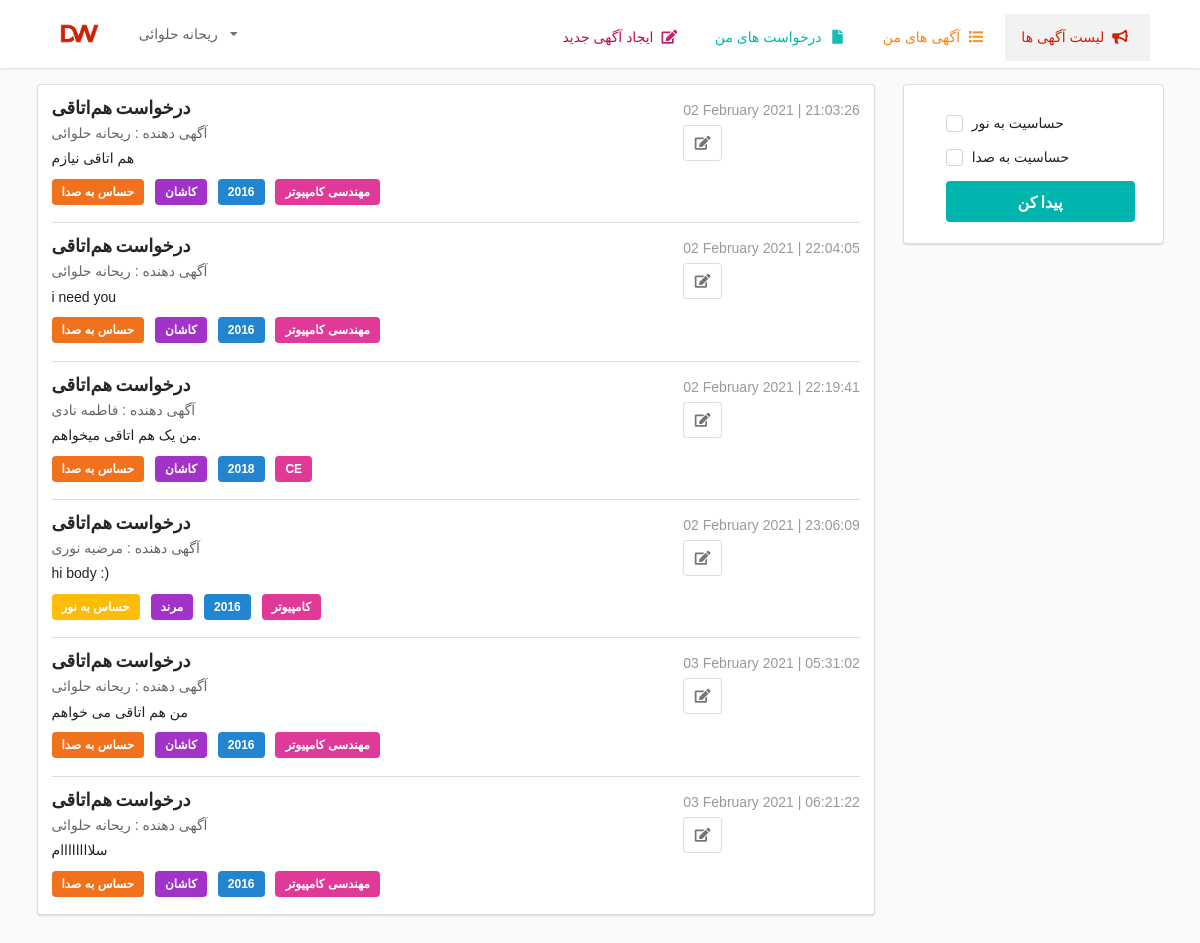
Screenshot of /home (signed in) with the database file from the repository.
### dormwith/models.py (models this page shows, shortened)
class Student(db.Model, UserMixin):
    id          =   db.Column(db.Integer    , primary_key = True)
    username    =   db.Column(db.String(10) , unique = True     , nullable = False)
    password    =   db.Column(db.String(25) , nullable = False)
    firstname   =   db.Column(db.String(25) , nullable = False)
    lastname    =   db.Column(db.String(25) , nullable = False)
    birthdate   =   db.Column(db.Date       , nullable = False)
    city        =   db.Column(db.String(20) , nullable = False)
    edu_field   =   db.Column(db.String(20) , nullable = False)
    ent_year    =   db.Column(db.Date       , nullable = False)
    sen_sound   =   db.Column(db.Boolean    , nullable = False  , default = 0)
    sen_light   =   db.Column(db.Boolean    , nullable = False  , default = 0)
    advs        =   db.relationship('Adv' ,backref = 'advertiser' , lazy = True )
    reqs        =   db.relationship('Req' ,backref = 'requester' , lazy = True )

class Adv(db.Model):
    id          =   db.Column(db.Integer    , primary_key = True)
    message     =   db.Column(db.Text   )
    date_adv    =   db.Column(db.DateTime , nullable = False , default =  datetime.utcnow)
    std_id      =   db.Column(db.Integer , db.ForeignKey('student.id') , nullable = False)
    reqs        =   db.relationship('Req' ,backref = 'related_advertisement' , lazy = True )

### dormwith/routes.py (the view)
@app.route("/")
@app.route("/home")
@login_required
def home():
    advs = Adv.query.all()
    return render_template('adslist.html' , page='home' , advs = advs,current_user=current_user )

### dormwith/models.py (called while the page is built)
@login_manager.user_loader
def user_loader(student_id):
    return Student.query.get(student_id)

### dormwith/templates/adslist.html (shortened to what this page needs)
{% extends "base.html" %}
{% block content %}
<div class="twelve wide computer five wide tablet column">
    <div class="ui segment">
      <div class="ui divided items">
        {% for adv in advs %}
        <div class="item ">
          <div class="content dw-font">
            <a class="header">درخواست هم‌اتاقی</a>
              <div class="ui right floated hide-in-mobile" style="text-align: left;">
                  <div class="ui horizontal link list">
                      <div class="item">{{adv.date_adv.strftime('%d %B %Y | %H:%M:%S')}}</div>
                  </div>
                  <div>
                      <a class="ui basic icon button jobs-share-button" href="{{ url_for('new_req', adv_id=adv.id) }}">
                          <i class="edit alternate icon"></i>
                      </a>
                  </div>
                </div>
                <div class="meta">
                  <span>آگهی دهنده : {{adv.advertiser.firstname}} {{adv.advertiser.lastname}} </span>
                </div>
                <div class="description">
                  <p>{{adv.message}}</p>
                </div>
            <div class="extra">
              {% if adv.advertiser.sen_sound   %}
                <div class="ui orange label">حساس به صدا</div>
              {% endif %}
              {% if adv.advertiser.sen_light   %}
              <div class="ui yellow label">حساس به نور</div>
            {% endif %}
            <div class="ui purple label">{{adv.advertiser.city}}</div>
            <div class="ui blue label">{{adv.advertiser.ent_year.strftime('%Y')}}</div>
            <div class="ui pink label">{{adv.advertiser.edu_field}}</div>
            </div>
              </div>
          </div>
          {% endfor %}
      </div>
    </div>
</div>
<div class="four wide computer five wide tablet column">
    <div class="ui segment">
      <form class="ui form dw-font">
        <div class="field">
          <div class="ui checkbox">
            <label>حساسیت به نور</label>
          </div>
        </div>
        <div class="field">
          <div class="ui checkbox">
            <label>حساسیت به صدا</label>
          </div>
        </div>
        <button class="ui fluid large teal submit button" type="submit">پیدا کن</button>
        </form>
    </div>
</div>
{% endblock content %}

### dormwith/templates/base.html (shortened to what this page needs)
<!DOCTYPE html>
<html lang="en" dir="ltr">
  <head>
    <link
      rel="stylesheet"
      href="https://cdnjs.cloudflare.com/ajax/libs/semantic-ui/2.4.1/semantic.min.css"
      type="text/css"
    />
    <link
      rel="stylesheet"
      type="text/css"
      href="{{ url_for('static', filename='main.css') }}"
  </head>
  <body id="root" style="background-color: #fafafa;">
      <div class="ui fixed borderless fluid menu">
        <div class="ui container">
          <a class="header item"><img class="logo" src="{{ url_for('static', filename='images/logo.png') }}"></a>
          <div class="ui dropdown item dw-font">{{current_user.firstname}} {{current_user.lastname}}
            <i class="dropdown icon"></i>
          </div>
          <div class="right menu dw-font">
            <a class="item
                "
                href="{{ url_for('new_adv') }}"
               style="color: #b80d57">ایجاد آگهی جدید
            &nbsp;<i class="edit icon"></i></a>
              <a class="item
                  "
                 href="{{ url_for('my_reqs') }}"
                 style="color: #00b5ad">درخواست های من
              &nbsp;<i class="file icon"></i></a>
              <a class="item
                  "
                href="{{ url_for('my_advs') }}"
                style="color: #f6830f;">آگهی های من
              &nbsp;<i class="list icon"></i></a>
              <a class="item
                  {% if page=='home' %}
                    active
                  {% endif %}"
                href="{{ url_for('home') }}"
                style="color: #cc2205">لیست آگهی ها
              &nbsp;<i class="bullhorn icon"></i></a>
          </div>
        </div>
      </div>
    <div class="ui container" style="padding-top: 30px;">
      <div class="ui grid">
      {% block content %}{% endblock %}
      </div>
    </div>
  </body>
</html>

### dormwith/static/main.css (style rules this page uses)
body { min-height: 2000px; padding-top: 54px; -webkit-font-smoothing: antialiased; -moz-font-smoothing: grayscale; background-color: #fafafa; }
.dw-font { direction:ltr; margin: 0; padding: 1em 1em .5em 2em; font-family: 'Vazir', sans-serif; font-size:14px; }
.ui.menu { background-color: #fff; box-shadow: 3; flex-wrap: wrap; border: none; padding-left: 0; padding-right: 0; }
.ui.borderless.menu .header.item { font-size: 18px; color: #000; font-weight: 400; }
.ui.borderless.menu .item { color: #666; }

### rows the page displays
Student: firstname "ریحانه", lastname "حلوائی"
Adv: date_adv "02 February 2021 | 21:03:26", advertiser.firstname "ریحانه", advertiser.lastname "حلوائی", message "هم اتاقی نیازم", shows "حساس به صدا", advertiser.city "کاشان", advertiser.ent_year "2016", advertiser.edu_field "مهندسی کامپیوتر"
Adv: date_adv "02 February 2021 | 22:04:05", advertiser.firstname "ریحانه", advertiser.lastname "حلوائی", message "i need you", shows "حساس به صدا", advertiser.city "کاشان", advertiser.ent_year "2016", advertiser.edu_field "مهندسی کامپیوتر"
Adv: date_adv "02 February 2021 | 22:19:41", advertiser.firstname "فاطمه", advertiser.lastname "نادی", message "من یک هم اتاقی میخواهم.", shows "حساس به صدا", advertiser.city "کاشان", advertiser.ent_year "2018", advertiser.edu_field "CE"
Adv: date_adv "02 February 2021 | 23:06:09", advertiser.firstname "مرضیه", advertiser.lastname "نوری", message "hi body :)", shows "حساس به نور", advertiser.city "مرند", advertiser.ent_year "2016", advertiser.edu_field "کامپیوتر"
Adv: date_adv "03 February 2021 | 05:31:02", advertiser.firstname "ریحانه", advertiser.lastname "حلوائی", message "من هم اتاقی می خواهم", shows "حساس به صدا", advertiser.city "کاشان", advertiser.ent_year "2016", advertiser.edu_field "مهندسی کامپیوتر"
Adv: date_adv "03 February 2021 | 06:21:22", advertiser.firstname "ریحانه", advertiser.lastname "حلوائی", message "سلاااااااام", shows "حساس به صدا", advertiser.city "کاشان", advertiser.ent_year "2016", advertiser.edu_field "مهندسی کامپیوتر"
